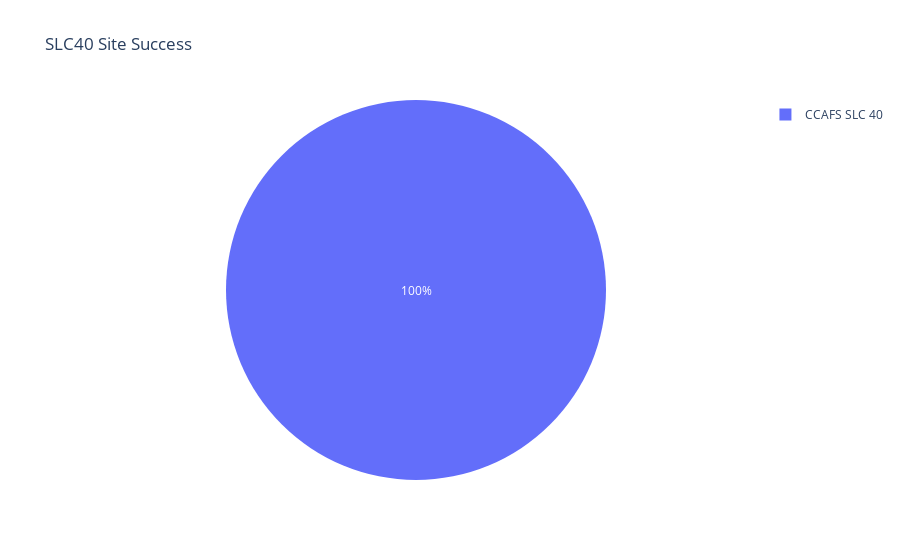

The code cell stored with this chart in its notebook:
### Code cell
slc40_fig = px.pie(slc40, values='LandingClass', names='LaunchSite', title='SLC40 Site Success')
slc40_fig.show()

### Figure 1 — Plotly figure (JSON) as saved in the notebook; plotly's stock layout.template omitted (floating-point values rounded to 4 significant figures)
{"data": [{"domain": {"x": [0, 1], "y": [0, 1]}, "hovertemplate": "LaunchSite=%{label}<br>LandingClass=%{value}<extra></extra>", "labels": ["CCAFS SLC 40", "CCAFS SLC 40", "CCAFS SLC 40", "CCAFS SLC 40", "CCAFS SLC 40", "CCAFS SLC 40", "CCAFS SLC 40", "CCAFS SLC 40", "CCAFS SLC 40", "CCAFS SLC 40", "CCAFS SLC 40", "CCAFS SLC 40", "CCAFS SLC 40", "CCAFS SLC 40", "CCAFS SLC 40", "CCAFS SLC 40", "CCAFS SLC 40", "CCAFS SLC 40", "CCAFS SLC 40", "CCAFS SLC 40", "CCAFS SLC 40", "CCAFS SLC 40", "CCAFS SLC 40", "CCAFS SLC 40", "CCAFS SLC 40", "CCAFS SLC 40", "CCAFS SLC 40", "CCAFS SLC 40", "CCAFS SLC 40", "CCAFS SLC 40", "CCAFS SLC 40", "CCAFS SLC 40", "CCAFS SLC 40", "CCAFS SLC 40", "CCAFS SLC 40", "CCAFS SLC 40", "CCAFS SLC 40", "CCAFS SLC 40", "CCAFS SLC 40", "CCAFS SLC 40", "CCAFS SLC 40", "CCAFS SLC 40", "CCAFS SLC 40", "CCAFS SLC 40", "CCAFS SLC 40", "CCAFS SLC 40", "CCAFS SLC 40", "CCAFS SLC 40", "CCAFS SLC 40", "CCAFS SLC 40", "CCAFS SLC 40", "CCAFS SLC 40", "CCAFS SLC 40", "CCAFS SLC 40", "CCAFS SLC 40"], "legendgroup": "", "name": "", "showlegend": true, "type": "pie", "values": [0, 0, 0, 0, 0, 1, 1, 0, 0, 0, 0, 1, 0, 0, 0, 1, 0, 1, 1, 1, 1, 1, 0, 1, 1, 1, 0, 0, 1, 0, 0, 1, 1, 1, 0, 0, 1, 1, 1, 0, 1, 1, 1, 1, 1, 0, 1, 1, 1, 1, 1, 1, 1, 1, 1]}], "layout": {"autosize": true, "legend": {"tracegroupgap": 0}, "title": {"text": "SLC40 Site Success"}}}
